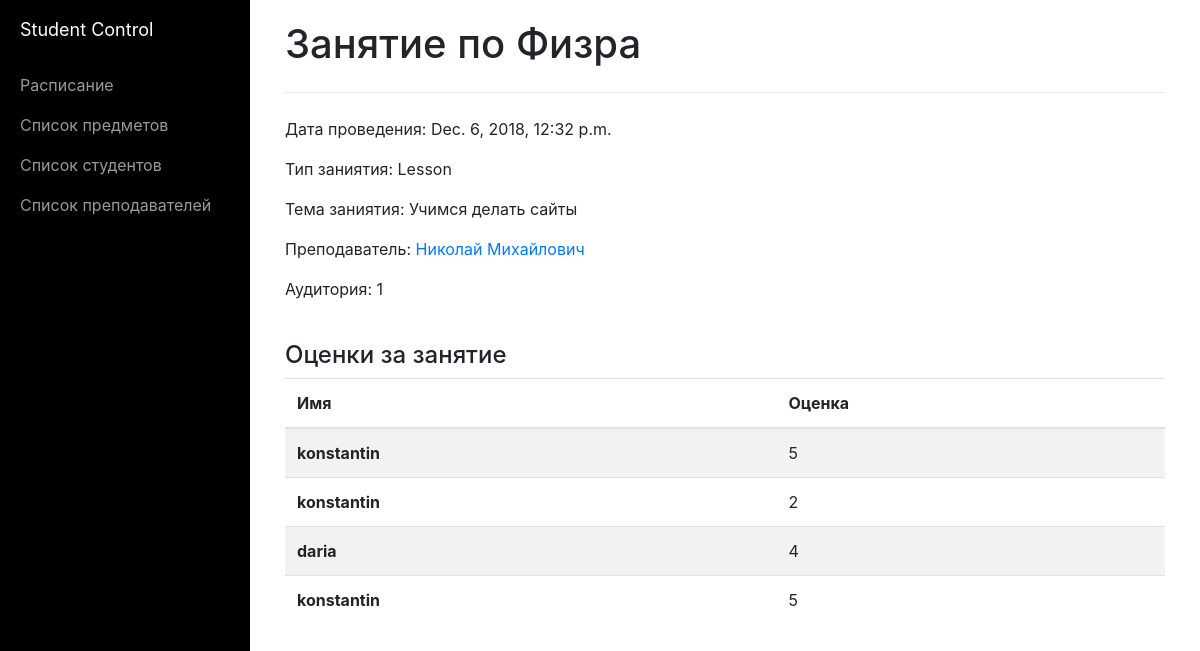
The page /activity/1/ on the database its author committed.
### student_control_app/models.py (models this page shows, shortened)
class Activity(models.Model):
    ACTIVITY_TYPES = (
        (1, 'Lesson'),
        (2, 'Workshop'),
        (3, 'Test'),
        (4, 'Laboratory'),
        (5, 'Exam')
    )
    type = models.PositiveSmallIntegerField(choices=ACTIVITY_TYPES, default=1)
    theme = models.CharField(max_length=150, blank=True, null=True)
    date = models.DateTimeField(blank=True, null=True)
    subject = models.ForeignKey(Subject)
    teacher = models.ForeignKey(Teacher)
    classroom_number = models.PositiveSmallIntegerField(default=1)

class Subject(models.Model):
    name = models.CharField(max_length=30)
    hours = models.PositiveSmallIntegerField(default=1)
    description = models.TextField(blank=True, null=True)
    image = models.ImageField(upload_to='subject_images', blank=True, null=True)

class Teacher(models.Model):
    name = models.CharField(max_length=30)
    subjects = models.ManyToManyField(Subject)
    description = models.TextField(blank=True, null=True)
    image = models.ImageField(upload_to='teacher_images', blank=True, null=True)

class Mark(models.Model):
    value = models.PositiveSmallIntegerField(default=3)
    activity = models.ForeignKey(Activity)
    student = models.ForeignKey(Student)

class Student(models.Model):
    COURSES = (
        (1, 'First'),
        (2, 'Second'),
        (3, 'Third'),
        (4, 'Fourth'),
        (5, 'Five'),
        (6, 'Six'),
    )
    name = models.CharField(max_length=30)
    course = models.PositiveSmallIntegerField(choices=COURSES, default=1)
    subjects = models.ManyToManyField(Subject)

### student_control_app/views.py (the view)
# urls.py: url(r'^activity/(?P<activity_id>\d+)/$', activity, name='activity_details'),
def activity(request, activity_id):
    activity = get_object_or_404(Activity, pk=activity_id)
    marks = Mark.objects.filter(activity=activity)
    return render(request, 'activity.html', {'activity': activity, 'marks': marks})

### student_control_app/templates/activity.html
{% extends "index.html" %}
{% block content %}
    <h1>Занятие по {{ activity.subject.name }}</h1>
    <hr class="my-4">
    <p>Дата проведения: {{ activity.date }}</p>
    <p>Тип заниятия: {{ activity.get_type_display }}</p>
    <p>Тема заниятия: {{ activity.theme }}</p>
    <p>Преподаватель: <a href={{ "/teacher/" }}{{ activity.teacher.id }}>{{ activity.teacher.name }}</a></p>
    <p>Аудитория: {{ activity.classroom_number }}</p>
    <br>
    <h4>Оценки за занятие</h4>
    <table class="table table-striped">
        <thead>
        <tr>
            <th scope="col">Имя</th>
            <th scope="col">Оценка</th>
        </tr>
        </thead>
        <tbody>
        {% for mark in marks %}
            <tr>
                <th scope="row">{{ mark.student.name }}</th>
                <td>{{ mark.value }}</td>
            </tr>
        {% endfor %}
        </tbody>
    </table>
{% endblock %}

### student_control_app/static/css/simple-sidebar.css (style rules this page uses)
body { overflow-x: hidden; }

### rows shown on the page
Activity: subject.name "Физра", date "Dec. 6, 2018, 12:32 p.m.", type "Lesson", theme "Учимся делать сайты", teacher.name "Николай Михайлович", classroom_number "1"
Mark: student.name "konstantin", value "5"
Mark: student.name "konstantin", value "2"
Mark: student.name "daria", value "4"
Mark: student.name "konstantin", value "5"
